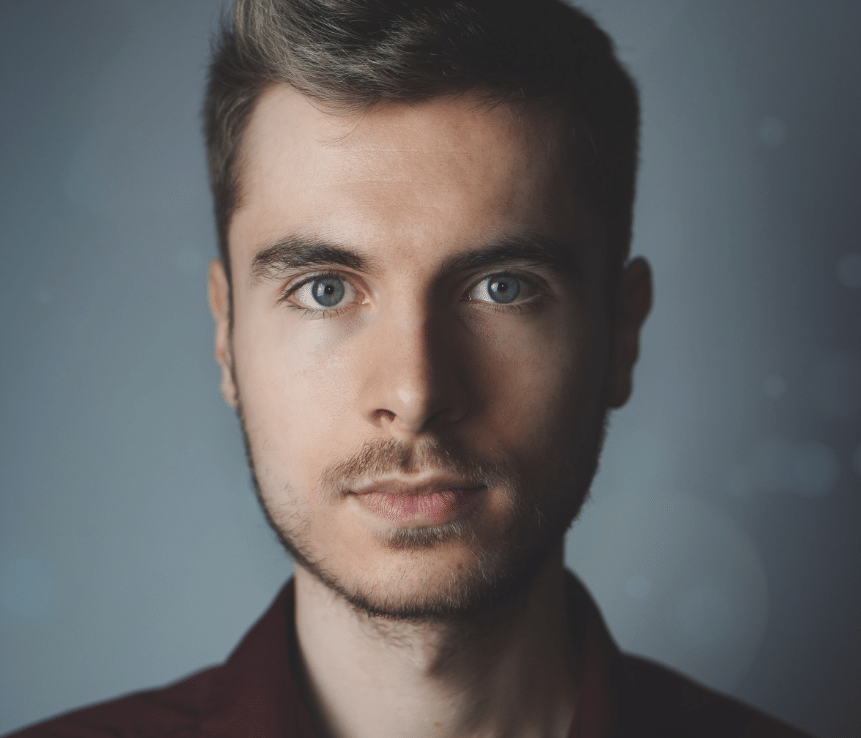
#> input picture opencv/media/man.png, 861 x 738 px
$ python face_recognition.py
#> lines starting #> are read from the running program, lines starting #| are printed output that depends on the picture; after the words box and inside, x2 and y2 are one past the last pixel; in counts of white or black regions, pixels touching at a corner belong together
## [imports]
import cv2
## [imports]

img = cv2.imread('media/man.png') # must pass valid file directory
#> img is the input picture: shape (738, 861, 3); mean B, G, R 100.3, 99.2, 99.9
gray_img = cv2.cvtColor(img, cv2.COLOR_BGR2GRAY)  #converting the image into grayscale image
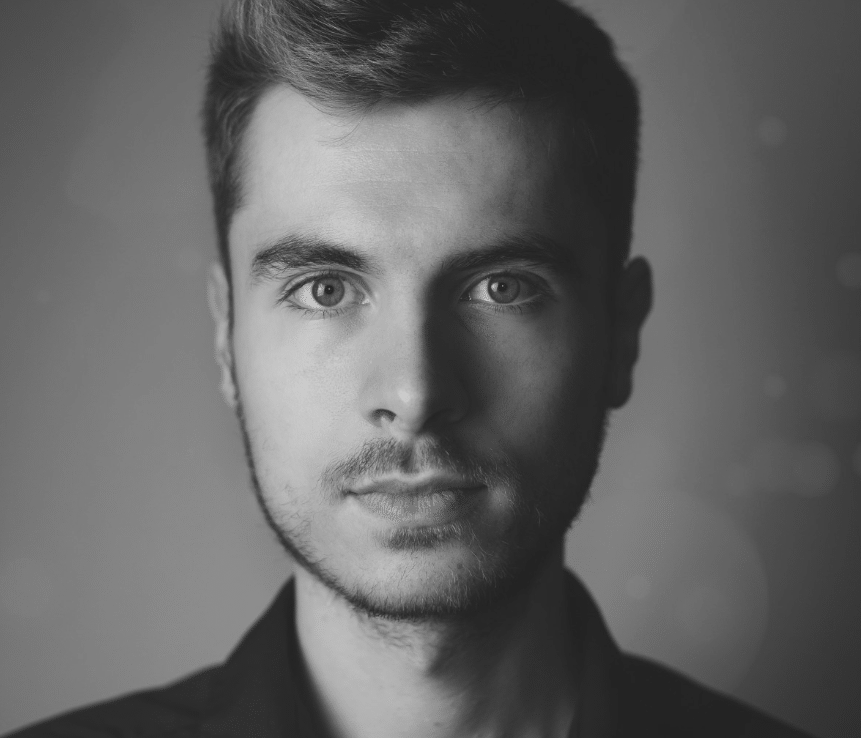
#> gray_img: shape (738, 861); min 34, max 203, mean 99.5

# Initializing the haar cascade
face_cascade = cv2.CascadeClassifier("data/haarcascade_frontalface_default.xml")

faces = face_cascade.detectMultiScale(gray_img, scaleFactor = 1.05, minNeighbors=5)
#> faces = [[171, 102, 482, 482]]

for x, y, w, h in faces:
    img = cv2.rectangle(img, (x,y), (x+w,y+h), (255, 255, 250),3)
#> this loop made 1 pass
#> pass 1, `img = cv2.rectangle(img, (x,y), (x+w,y+h), (255, 255, 250),3)`:
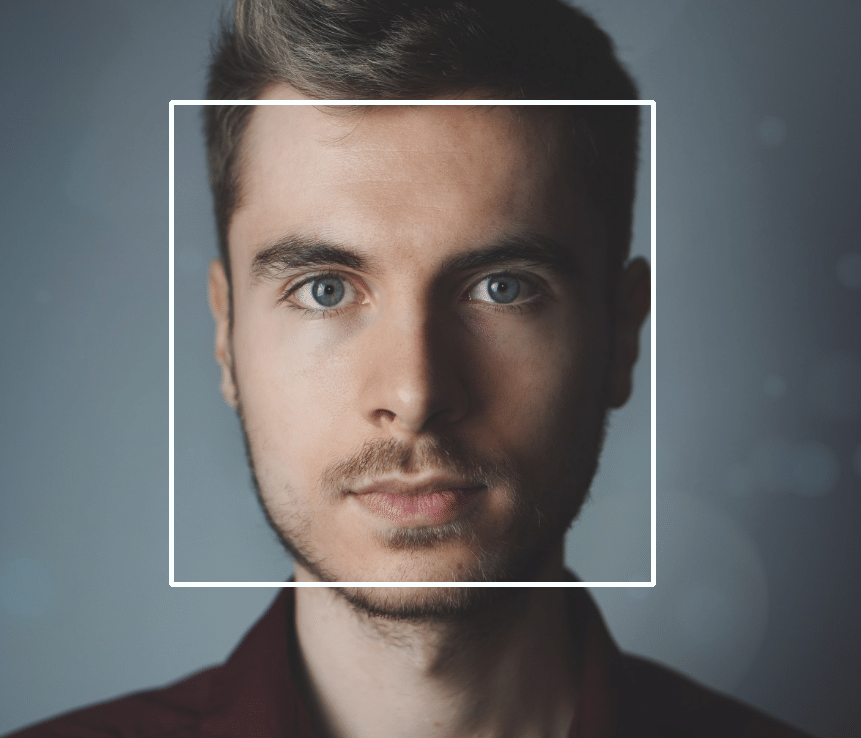
#> img: shape (738, 861, 3); 1.52% of pixels changed, all inside (x1, y1, x2, y2) = (169, 100, 656, 587)

cv2.imshow("ImageWindow", img) # displaying the image
cv2.waitKey(0) #waitKey is set to 0, that means the image window will close as soon as any key is pressed.
cv2.destroyAllWindows()

$ run again, with opencv/media/pexels-caffeine-28177648.jpg saved as opencv/media/man.png
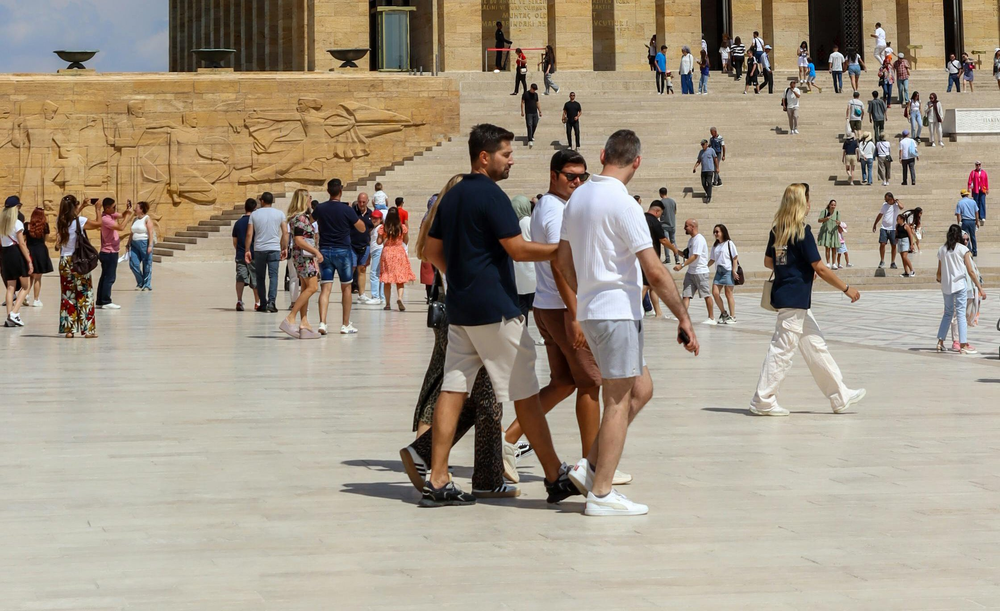
#> input picture opencv/media/pexels-caffeine-28177648.jpg, 1000 x 611 px, shrunk from 2240 x 1369 before the run
#> img is the input picture: shape (611, 1000, 3); mean B, G, R 134.5, 151.6, 163.3
#> `gray_img = cv2.cvtColor(img, cv2.COLOR_BGR2GRAY)`:
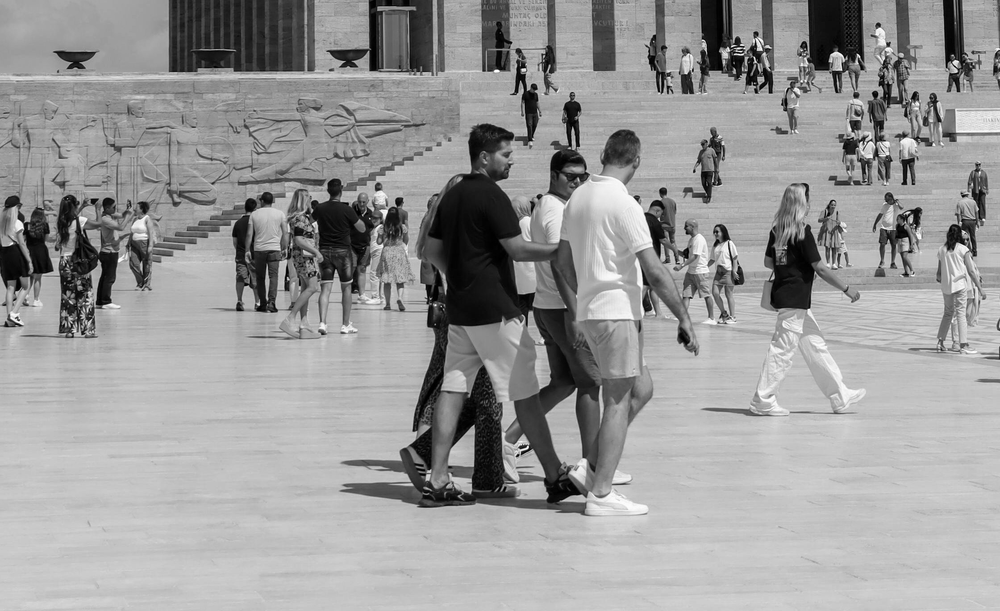
#> gray_img: shape (611, 1000); min 0, max 255, mean 153.1
#> faces = [[654, 310, 27, 27], [474, 319, 84, 84], [519, 330, 157, 157]]
#> the loop `for x, y, w, h in faces:` made 3 passes
#> pass 3, `img = cv2.rectangle(img, (x,y), (x+w,y+h), (255, 255, 250),3)`:
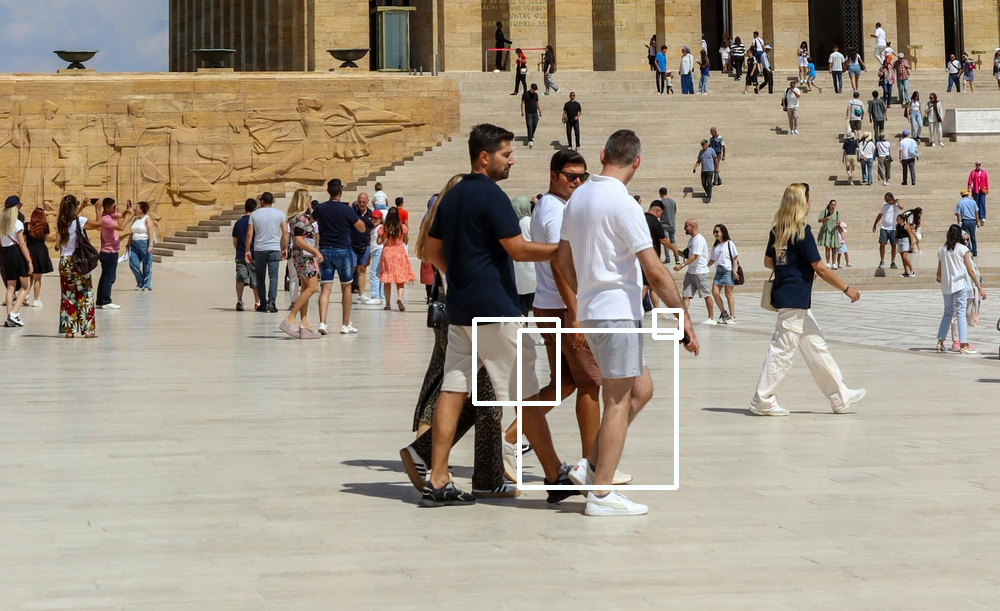
#> img: shape (611, 1000, 3); mean B, G, R 135.8, 152.8, 164.3
